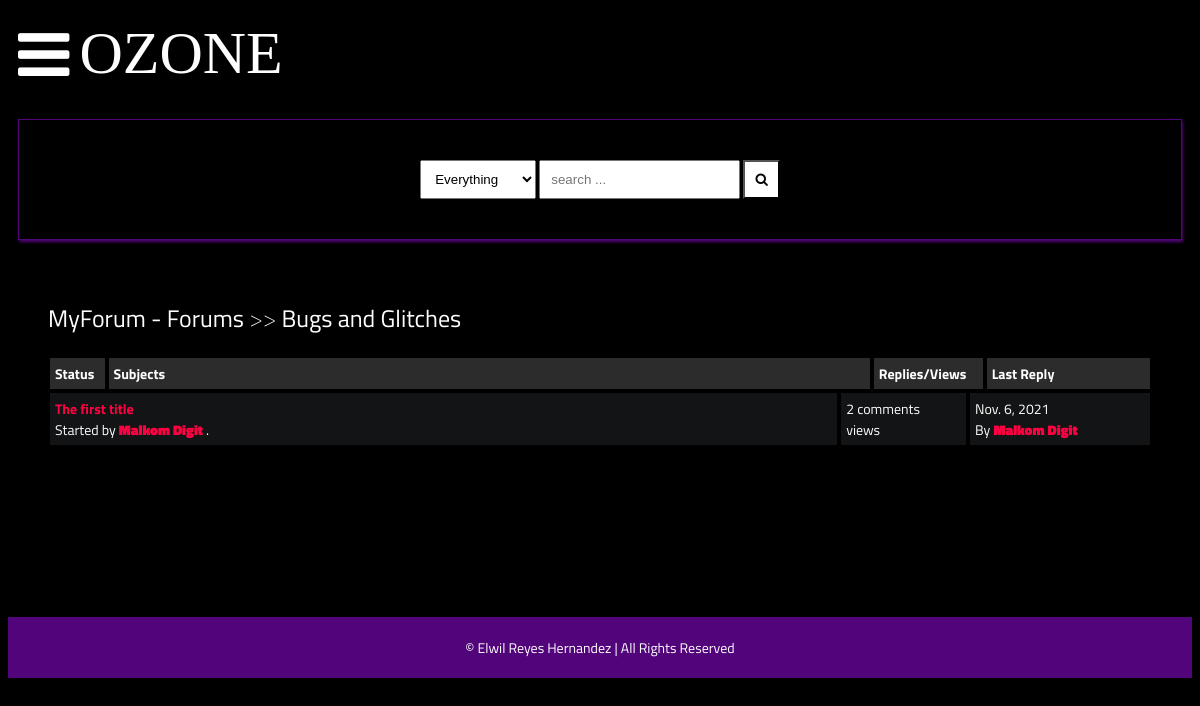
/posts/bugs-and-glitches/, run on the app's committed database.
### main/models.py (models this page shows, shortened)
class Category(models.Model):
    title = models.CharField(max_length=50)
    slug = models.SlugField(max_length=400, unique=True, blank=True)
    description = models.TextField(default="description")
    class Meta:
        verbose_name_plural = "categories"
    def get_url(self):
        return reverse("posts", kwargs={
            "slug":self.slug
        })

class Post(models.Model):
    title = models.CharField(max_length=400)
    slug = models.SlugField(max_length=400, unique=True, blank=True)
    user = models.ForeignKey(Author, on_delete=models.CASCADE)
    content = HTMLField()
    categories = models.ManyToManyField(Category)
    date = models.DateTimeField(auto_now_add=True)
    approved = models.BooleanField(default=False)
    hit_count_generic = GenericRelation(HitCount, object_id_field='object_pk',
        related_query_name='hit_count_generic_relation'
    )
    tags = TaggableManager()
    comments = models.ManyToManyField(Comment, blank=True)
    closed = models.BooleanField(default=False)
    state = models.CharField(max_length=40, default="zero")
    def get_url(self):
        return reverse("detail", kwargs={
            "slug":self.slug
        })
    @property
    def num_comments(self):
        return self.comments.count()
    @property
    def last_reply(self):
        return self.comments.latest("date")

class Author(models.Model):
    user = models.ForeignKey(User, on_delete=models.CASCADE)
    fullname = models.CharField(max_length=40, blank=True)
    slug = slug = models.SlugField(max_length=400, unique=True, blank=True)
    bio = HTMLField()
    points = models.IntegerField(default=0)
    profile_pic = ResizedImageField(size=[50, 80], quality=100, upload_to="authors", default=None, null=True, blank=True)

class Comment(models.Model):
    user = models.ForeignKey(Author, on_delete=models.CASCADE)
    content = models.TextField()
    date = models.DateTimeField(auto_now_add=True)
    replies = models.ManyToManyField(Reply, blank=True)

### main/views.py (the view)
# urls.py: path("posts/<slug>/", posts, name="posts"),
def posts(request, slug):
    category = get_object_or_404(Category, slug=slug)
    posts = Post.objects.filter(approved=True, categories=category)
    paginator = Paginator(posts, 5)
    page = request.GET.get("page")
    try:
        posts = paginator.page(page)
    except PageNotAnInteger:
        posts = paginator.page(1)
    except EmptyPage:
        posts = paginator.page(paginator.num_pages)
    context = {
        "posts":posts,
        "forum": category,
        "title": "OZONE: Posts"
    }
    return render(request, "posts.html", context)

### main/context_processors.py (called while the page is built, shortened)
def searchFunction(request):
    search_context = {}
    posts = Post.objects.all()
    return search_context

### templates/posts.html (shortened to what this page needs)
{% extends 'base.html' %}
{% load hitcount_tags %}
{% block content %}
    <div class="container">
        <div class="navigate">
            <span><a href="{% url 'home' %}">MyForum - Forums</a> >> <a href="{{forum.get_url}}">{{forum.title}}</a></span>
        </div>
        {% if posts %}
            <div class="posts-table">
                <div class="table-head">
                    <div class="status">Status</div>
                    <div class="subjects">Subjects</div>
                    <div class="replies">Replies/Views</div>
                    <div class="last-reply">Last Reply</div>
                </div>
                {% for post in posts %}
                <div class="table-row">
                    <div class="subjects">
                        <a href="{{post.get_url}}">{{post.title}}</a>
                        <br>
                        <span>Started by <b><a href="">{{post.user.fullname|title}}</a></b> .</span>
                    </div>
                    <div class="replies">
                        {{post.num_comments}} comments <br> {% get_hit_count for post %} views
                    </div>
                    {% if post.last_reply %}
                    <div class="last-reply">
                        {{post.last_reply.date|date}}
                        <br>By <b><a href="">{{post.last_reply.user.fullname|title}}</a></b>
                    </div>
                    {% else %}
                    <div class="last-reply">
                        {{post.date|date}}
                        <br>By <b><a href="">{{post.user.fullname|title}}</a></b>
                    </div>
                    {% endif %}
                </div>
                {% endfor %}
            {% else %}
            <div class="subforum-title">
                <h1><i class="fa fa-frown-o"></i>&nbsp;you have no posts yet.</h1>
            </div>
            {% endif %}
        </div>
    </div>
    {% endblock content %}

### static/style.css (style rules this page uses)
* { box-sizing: border-box; }
html { font-size: 14px; font-family: 'Titillium Web', sans-serif; background-color:rgb(0,0,0); color:#FEFEFE; }
a { color:#FF0042; font-weight: bolder; text-decoration: none; }
.container { margin: 20px; padding: 20px; }
.table-head { display: flex; }
.table-head div { padding: 5px; margin: 2px; background-color: #2C2C2C; font-weight: bold; }
.table-head .status { flex: 5%; }
.table-head .subjects { flex: 70%; }
.table-head .replies { flex: 10%; }
.table-head .last-reply { flex: 15%; }
.table-row { display: flex; }
.table-row .status, .table-row .subjects, .table-row .replies, .table-row .last-reply { padding: 5px; margin: 2px; background-color: #131415; }
.table-row .subjects { flex: 70%; }
.table-row .replies { flex: 10%; }
.table-row .last-reply { flex: 15%; }
.navigate { margin-block: 20px; font-weight: lighter; font-size: 24px; }
.navigate a { color: #fff; }

### data on the page
Category: title "Bugs and Glitches"
Post: title "The first title", user.fullname "Malkom Digit", num_comments "2", last_reply "Nov. 6, 2021", last_reply.user.fullname "Malkom Digit"
